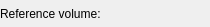
<?xml version="1.0" encoding="UTF-8"?>
<ui version="4.0">
 <class>qSlicerFreeSurferImporterModelOptionsWidget</class>
 <widget class="qSlicerWidget" name="qSlicerFreeSurferImporterModelOptionsWidget">
  <property name="geometry">
   <rect>
    <x>0</x>
    <y>0</y>
    <width>210</width>
    <height>27</height>
   </rect>
  </property>
  <property name="windowTitle">
   <string>FreeSurfer model options</string>
  </property>
  <layout class="QHBoxLayout" name="horizontalLayout">
   <property name="leftMargin">
    <number>0</number>
   </property>
   <property name="topMargin">
    <number>0</number>
   </property>
   <property name="rightMargin">
    <number>0</number>
   </property>
   <property name="bottomMargin">
    <number>0</number>
   </property>
   <item>
    <widget class="QLabel" name="label">
     <property name="text">
      <string>Reference volume:</string>
     </property>
    </widget>
   </item>
   <item>
    <widget class="qMRMLNodeComboBox" name="VolumeSelector">
     <property name="nodeTypes">
      <stringlist>
       <string>vtkMRMLVolumeNode</string>
      </stringlist>
     </property>
     <property name="addEnabled">
      <bool>false</bool>
     </property>
     <property name="removeEnabled">
      <bool>false</bool>
     </property>
    </widget>
   </item>
  </layout>
 </widget>
 <customwidgets>
  <customwidget>
   <class>qMRMLNodeComboBox</class>
   <extends>QWidget</extends>
   <header>qMRMLNodeComboBox.h</header>
  </customwidget>
  <customwidget>
   <class>qSlicerWidget</class>
   <extends>QWidget</extends>
   <header>qSlicerWidget.h</header>
   <container>1</container>
  </customwidget>
 </customwidgets>
 <resources/>
 <connections>
  <connection>
   <sender>qSlicerFreeSurferImporterModelOptionsWidget</sender>
   <signal>mrmlSceneChanged(vtkMRMLScene*)</signal>
   <receiver>VolumeSelector</receiver>
   <slot>setMRMLScene(vtkMRMLScene*)</slot>
   <hints>
    <hint type="sourcelabel">
     <x>226</x>
     <y>79</y>
    </hint>
    <hint type="destinationlabel">
     <x>226</x>
     <y>79</y>
    </hint>
   </hints>
  </connection>
 </connections>
</ui>
